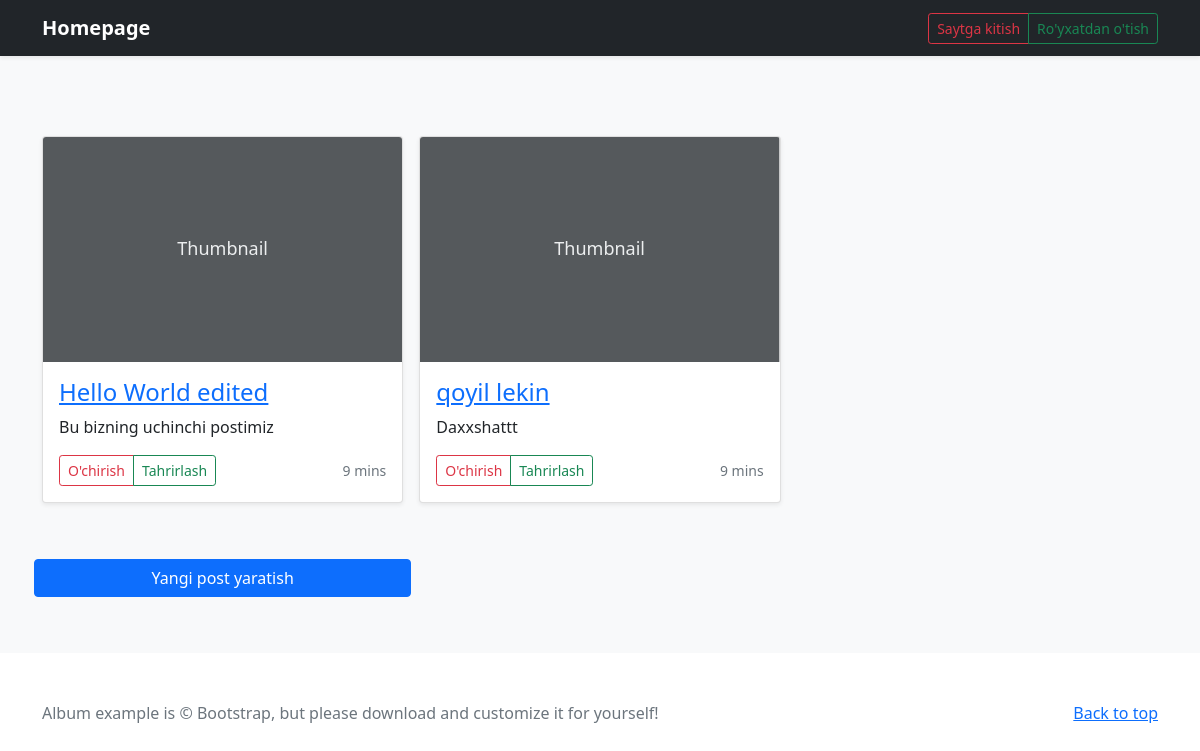
The app's page /, older data.
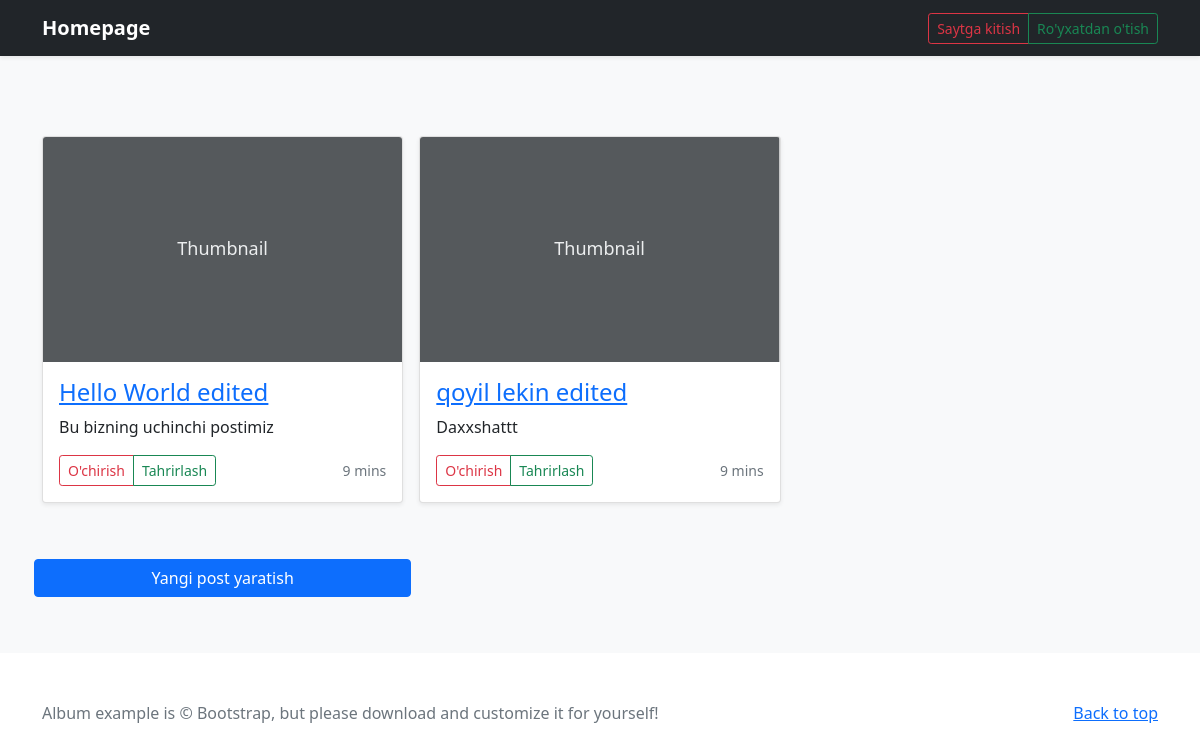
The same page, newer data.
### blog/models.py (models this page shows, shortened)
class Post(models.Model):
    title = models.CharField(max_length=150)
    author = models.ForeignKey(
        'auth.User',
        on_delete = models.CASCADE
    )
    slug = models.SlugField(max_length=50)
    summary = models.CharField(max_length=300)
    body = models.TextField()

### blog/views.py (the view)
# urls.py: path('', BlogPostView.as_view(), name='homepage'),
class BlogPostView(ListView):
    model = Post
    template_name = 'home.html'

### templates/home.html
{% extends 'base.html' %}
{% block content %}
    {% for post in object_list %}
    <div class="col">
          <div class="card shadow-sm">
                <svg class="bd-placeholder-img card-img-top" width="100%" height="225" xmlns="http://www.w3.org/2000/svg" role="img" aria-label="Placeholder: Thumbnail" preserveAspectRatio="xMidYMid slice" focusable="false"><title>Placeholder</title><rect width="100%" height="100%" fill="#55595c"/><text x="50%" y="50%" fill="#eceeef" dy=".3em">Thumbnail</text></svg>
                <div class="card-body">
                    <h4><a href="{% url 'post_detail' pk=post.id %}">{{ post.title }}</a></h4>
                    <p>{{ post.summary }}</p>
                    <div class="d-flex justify-content-between align-items-center">
                        <div class="btn-group">
                            <a href="{% url 'post_delete' pk=post.id %}" type="button" class="btn btn-sm btn-outline-danger">O'chirish</a>
                            <a href="{% url 'post_edit' pk=post.id %}" type="button" class="btn btn-sm btn-outline-success">Tahrirlash</a>
                        </div>
                        <small class="text-muted">9 mins</small>
                    </div>
                </div>
          </div>
    </div>
    {% endfor %}
{% endblock content %}

Row changes from the older to the newer data that the page shows:
changed Post "Daxxshattt": title "qoyil lekin" → "qoyil lekin edited"
